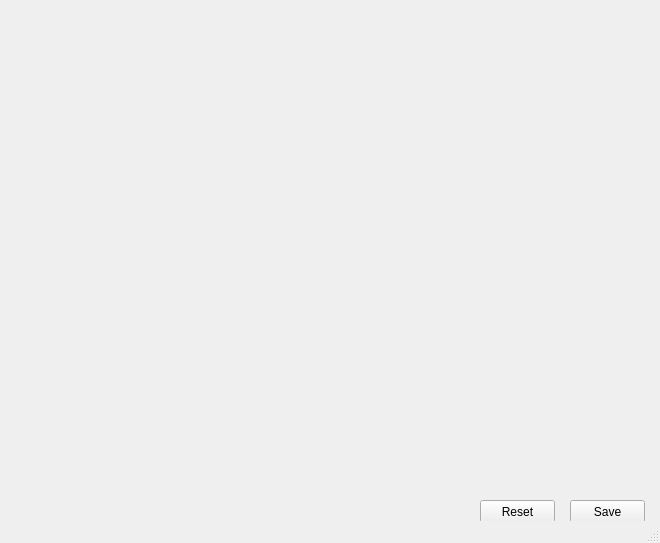
<?xml version="1.0" encoding="UTF-8"?>
<ui version="4.0">
 <class>PointSelectionClass</class>
 <widget class="QMainWindow" name="PointSelectionClass">
  <property name="geometry">
   <rect>
    <x>0</x>
    <y>0</y>
    <width>660</width>
    <height>543</height>
   </rect>
  </property>
  <property name="windowTitle">
   <string>PointSelection</string>
  </property>
  <widget class="QWidget" name="centralWidget">
   <widget class="QWidget" name="widget" native="true">
    <property name="geometry">
     <rect>
      <x>10</x>
      <y>10</y>
      <width>640</width>
      <height>480</height>
     </rect>
    </property>
   </widget>
   <widget class="QPushButton" name="pushButton_save">
    <property name="geometry">
     <rect>
      <x>570</x>
      <y>500</y>
      <width>75</width>
      <height>23</height>
     </rect>
    </property>
    <property name="text">
     <string>Save</string>
    </property>
   </widget>
   <widget class="QPushButton" name="pushButton_reset">
    <property name="geometry">
     <rect>
      <x>480</x>
      <y>500</y>
      <width>75</width>
      <height>23</height>
     </rect>
    </property>
    <property name="text">
     <string>Reset</string>
    </property>
   </widget>
  </widget>
  <widget class="QStatusBar" name="statusBar"/>
 </widget>
 <layoutdefault spacing="6" margin="11"/>
 <resources>
  <include location="pointselection.qrc"/>
 </resources>
 <connections/>
</ui>
